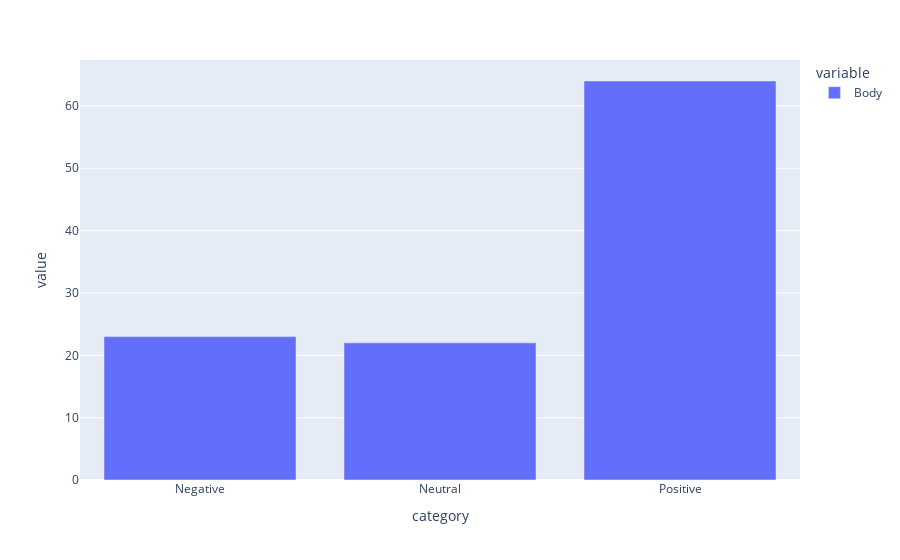

Here is the notebook cell this chart was saved with:
### Markdown cell above
# Scanteak

### Code cell
Scanteak=pd.read_csv('./data/clean_consolidated_scanteak (forum).csv')

# # drop missing rows

Scanteak=Scanteak.drop(['Unnamed: 0','Author','Reply to','Message Replying to','Permalink',
              'Score','Subpage/Subreddit','TimeStamp','Year','Source','Search Term/Query'],axis=1)

sent=[]

for index,row in Scanteak.iterrows():
    r=predict_class([str(row['Body'])])
    sent.append(r)

Scanteak['category']=sent

# The distribution of sentiments
Scanteak.groupby('category').count().plot(kind='bar')

### Figure 1 — Plotly figure (JSON) as saved in the notebook; plotly's stock layout.template omitted (floating-point values rounded to 4 significant figures)
{"data": [{"alignmentgroup": "True", "hovertemplate": "variable=Body<br>category=%{x}<br>value=%{y}<extra></extra>", "legendgroup": "Body", "marker": {"color": "#636efa"}, "name": "Body", "offsetgroup": "Body", "orientation": "v", "showlegend": true, "textposition": "auto", "type": "bar", "x": ["Negative", "Neutral", "Positive"], "xaxis": "x", "y": [23, 22, 64], "yaxis": "y"}], "layout": {"barmode": "relative", "legend": {"title": {"text": "variable"}, "tracegroupgap": 0}, "margin": {"t": 60}, "xaxis": {"anchor": "y", "domain": [0, 1], "title": {"text": "category"}}, "yaxis": {"anchor": "x", "domain": [0, 1], "title": {"text": "value"}}}}
